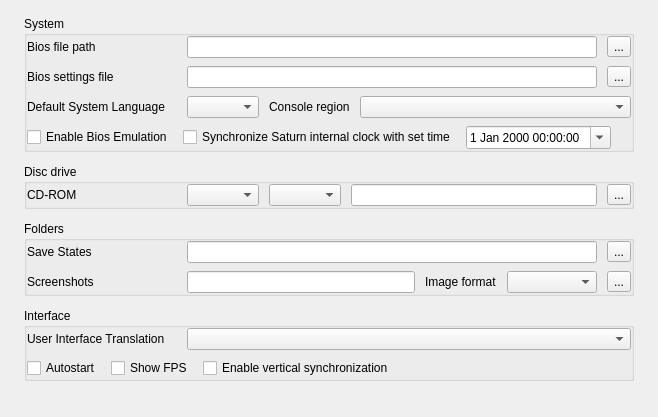
<widget class="QWidget" name="pgGeneral_content"><property name="role" stdset="0"><string notr="true">pagecontent</string></property><layout class="QVBoxLayout" name="pgGeneral_vl"><property name="spacing"><number>12</number></property><property name="leftMargin"><number>24</number></property><property name="topMargin"><number>16</number></property><property name="rightMargin"><number>24</number></property><property name="bottomMargin"><number>16</number></property><item><widget class="QGroupBox" name="cardSystem"><property name="title"><string>System</string></property><property name="role" stdset="0"><string notr="true">card</string></property><layout class="QGridLayout" name="glSystem" columnstretch="0,1,0"><property name="leftMargin"><number>0</number></property><property name="topMargin"><number>0</number></property><property name="rightMargin"><number>0</number></property><property name="bottomMargin"><number>0</number></property><property name="horizontalSpacing"><number>10</number></property><property name="verticalSpacing"><number>8</number></property><item row="0" column="0" rowspan="1" colspan="1"><widget class="QLabel" name="label">
         <property name="text">
          <string>Bios file path</string>
         </property>
        <property name="alignment"><set>Qt::AlignLeading|Qt::AlignLeft|Qt::AlignVCenter</set></property><property name="role" stdset="0"><string notr="true">row</string></property><property name="minimumSize"><size><width>150</width><height>0</height></size></property></widget>
       </item><item row="0" column="1" rowspan="1" colspan="1"><widget class="QLineEdit" name="leBios" />
       </item><item row="0" column="2" rowspan="1" colspan="1"><widget class="QToolButton" name="tbBios">
         <property name="text">
          <string>...</string>
         </property>
        </widget>
       </item><item row="1" column="0" rowspan="1" colspan="1"><widget class="QLabel" name="label">
         <property name="text">
          <string>Bios settings file</string>
         </property>
        <property name="alignment"><set>Qt::AlignLeading|Qt::AlignLeft|Qt::AlignVCenter</set></property><property name="role" stdset="0"><string notr="true">row</string></property><property name="minimumSize"><size><width>150</width><height>0</height></size></property></widget>
       </item><item row="1" column="1" rowspan="1" colspan="1"><widget class="QLineEdit" name="leBiosSettings" />
       </item><item row="1" column="2" rowspan="1" colspan="1"><widget class="QToolButton" name="tbBiosSettings">
         <property name="text">
          <string>...</string>
         </property>
        </widget>
       </item><item row="2" column="0" rowspan="1" colspan="1"><widget class="QLabel" name="lSysLanguageID">
         <property name="text">
          <string>Default System Language</string>
         </property>
         <property name="textFormat">
          <enum>Qt::PlainText</enum>
         </property>
        <property name="alignment"><set>Qt::AlignLeading|Qt::AlignLeft|Qt::AlignVCenter</set></property><property name="role" stdset="0"><string notr="true">row</string></property><property name="minimumSize"><size><width>150</width><height>0</height></size></property></widget>
       </item><item row="2" column="1" rowspan="1" colspan="2"><layout class="QHBoxLayout" name="hlLangRegion"><property name="spacing"><number>10</number></property><property name="leftMargin"><number>0</number></property><property name="topMargin"><number>0</number></property><property name="rightMargin"><number>0</number></property><property name="bottomMargin"><number>0</number></property><item><widget class="QComboBox" name="cbSysLanguageID" />
       </item><item><widget class="QLabel" name="lConsoleRegion">
           <property name="text">
            <string>Console region</string>
           </property>
           <property name="toolTip">
            <string>Region of the emulated Saturn. A disc made for several regions runs in this one; Auto takes the first region listed by the disc. Takes effect the next time a game is started.</string>
           </property>
          <property name="role" stdset="0"><string notr="true">row</string></property></widget>
         </item><item><widget class="QComboBox" name="cbConsoleRegion">
           <property name="sizePolicy">
            <sizepolicy hsizetype="Expanding" vsizetype="Fixed">
             <horstretch>0</horstretch>
             <verstretch>0</verstretch>
            </sizepolicy>
           </property>
          </widget>
         </item></layout></item><item row="3" column="0" rowspan="1" colspan="3"><layout class="QHBoxLayout" name="hlBiosClock"><property name="spacing"><number>10</number></property><property name="leftMargin"><number>0</number></property><property name="topMargin"><number>0</number></property><property name="rightMargin"><number>0</number></property><property name="bottomMargin"><number>0</number></property><item><widget class="QCheckBox" name="cbEnableBiosEmulation">
         <property name="text">
          <string>Enable Bios Emulation</string>
         </property>
        </widget>
       </item><item><widget class="QCheckBox" name="cbClockSync">
         <property name="text">
          <string>Synchronize Saturn internal clock with set time</string>
         </property>
        </widget>
       </item><item><widget class="QDateTimeEdit" name="dteBaseTime">
         <property name="calendarPopup">
          <bool>true</bool>
         </property>
        </widget>
       </item><item><spacer name="hsBiosClock"><property name="orientation"><enum>Qt::Horizontal</enum></property><property name="sizeHint" stdset="0"><size><width>20</width><height>20</height></size></property></spacer></item></layout></item></layout></widget></item><item><widget class="QGroupBox" name="cardDisc"><property name="title"><string>Disc drive</string></property><property name="role" stdset="0"><string notr="true">card</string></property><layout class="QGridLayout" name="glDisc" columnstretch="0,0,1,0"><property name="leftMargin"><number>0</number></property><property name="topMargin"><number>0</number></property><property name="rightMargin"><number>0</number></property><property name="bottomMargin"><number>0</number></property><property name="horizontalSpacing"><number>10</number></property><property name="verticalSpacing"><number>8</number></property><item row="0" column="0" rowspan="1" colspan="1"><widget class="QLabel" name="lCdRom">
         <property name="text">
          <string>CD-ROM</string>
         </property>
         <property name="textFormat">
          <enum>Qt::PlainText</enum>
         </property>
        <property name="alignment"><set>Qt::AlignLeading|Qt::AlignLeft|Qt::AlignVCenter</set></property><property name="role" stdset="0"><string notr="true">row</string></property><property name="minimumSize"><size><width>150</width><height>0</height></size></property></widget>
       </item><item row="0" column="1" rowspan="1" colspan="1"><widget class="QComboBox" name="cbCdRom" />
       </item><item row="0" column="2" rowspan="1" colspan="1"><layout class="QHBoxLayout" name="hlCdSource"><property name="spacing"><number>10</number></property><property name="leftMargin"><number>0</number></property><property name="topMargin"><number>0</number></property><property name="rightMargin"><number>0</number></property><property name="bottomMargin"><number>0</number></property><item><widget class="QComboBox" name="cbCdDrive">
         <property name="sizePolicy">
          <sizepolicy hsizetype="Minimum" vsizetype="Fixed">
           <horstretch>0</horstretch>
           <verstretch>0</verstretch>
          </sizepolicy>
         </property>
        </widget>
       </item><item><widget class="QLineEdit" name="leCdRom" />
       </item></layout></item><item row="0" column="3" rowspan="1" colspan="1"><widget class="QToolButton" name="tbCdRom">
         <property name="text">
          <string>...</string>
         </property>
        </widget>
       </item></layout></widget></item><item><widget class="QGroupBox" name="cardFolders"><property name="title"><string>Folders</string></property><property name="role" stdset="0"><string notr="true">card</string></property><layout class="QGridLayout" name="glFolders" columnstretch="0,1,0"><property name="leftMargin"><number>0</number></property><property name="topMargin"><number>0</number></property><property name="rightMargin"><number>0</number></property><property name="bottomMargin"><number>0</number></property><property name="horizontalSpacing"><number>10</number></property><property name="verticalSpacing"><number>8</number></property><item row="0" column="0" rowspan="1" colspan="1"><widget class="QLabel" name="lSaveStates">
         <property name="text">
          <string>Save States</string>
         </property>
         <property name="textFormat">
          <enum>Qt::PlainText</enum>
         </property>
        <property name="alignment"><set>Qt::AlignLeading|Qt::AlignLeft|Qt::AlignVCenter</set></property><property name="role" stdset="0"><string notr="true">row</string></property><property name="minimumSize"><size><width>150</width><height>0</height></size></property></widget>
       </item><item row="0" column="1" rowspan="1" colspan="1"><widget class="QLineEdit" name="leSaveStates" />
       </item><item row="0" column="2" rowspan="1" colspan="1"><widget class="QToolButton" name="tbSaveStates">
         <property name="text">
          <string>...</string>
         </property>
        </widget>
       </item><item row="1" column="0" rowspan="1" colspan="1"><widget class="QLabel" name="lScreenshots">
         <property name="text">
          <string>Screenshots</string>
         </property>
         <property name="textFormat">
          <enum>Qt::PlainText</enum>
         </property>
        <property name="alignment"><set>Qt::AlignLeading|Qt::AlignLeft|Qt::AlignVCenter</set></property><property name="role" stdset="0"><string notr="true">row</string></property><property name="minimumSize"><size><width>150</width><height>0</height></size></property></widget>
       </item><item row="1" column="1" rowspan="1" colspan="1"><layout class="QHBoxLayout" name="hlShots"><property name="spacing"><number>10</number></property><property name="leftMargin"><number>0</number></property><property name="topMargin"><number>0</number></property><property name="rightMargin"><number>0</number></property><property name="bottomMargin"><number>0</number></property><item><widget class="QLineEdit" name="leScreenshots" />
       </item><item><widget class="QLabel" name="label_5">
         <property name="text">
          <string>Image format</string>
         </property>
        <property name="role" stdset="0"><string notr="true">row</string></property></widget>
       </item><item><widget class="QComboBox" name="cbScreenshotImageFormat"><property name="minimumSize"><size><width>90</width><height>0</height></size></property></widget>
       </item></layout></item><item row="1" column="2" rowspan="1" colspan="1"><widget class="QToolButton" name="tbScreenshots">
         <property name="text">
          <string>...</string>
         </property>
        </widget>
       </item></layout></widget></item><item><widget class="QGroupBox" name="cardInterface"><property name="title"><string>Interface</string></property><property name="role" stdset="0"><string notr="true">card</string></property><layout class="QGridLayout" name="glInterface" columnstretch="0,1,0"><property name="leftMargin"><number>0</number></property><property name="topMargin"><number>0</number></property><property name="rightMargin"><number>0</number></property><property name="bottomMargin"><number>0</number></property><property name="horizontalSpacing"><number>10</number></property><property name="verticalSpacing"><number>8</number></property><item row="0" column="0" rowspan="1" colspan="1"><widget class="QLabel" name="lTranslation">
         <property name="text">
          <string>User Interface Translation</string>
         </property>
         <property name="textFormat">
          <enum>Qt::PlainText</enum>
         </property>
        <property name="alignment"><set>Qt::AlignLeading|Qt::AlignLeft|Qt::AlignVCenter</set></property><property name="role" stdset="0"><string notr="true">row</string></property><property name="minimumSize"><size><width>150</width><height>0</height></size></property></widget>
       </item><item row="0" column="1" rowspan="1" colspan="2"><widget class="QComboBox" name="cbTranslation" />
       </item><item row="1" column="0" rowspan="1" colspan="3"><layout class="QHBoxLayout" name="hlInterfaceOpts"><property name="spacing"><number>10</number></property><property name="leftMargin"><number>0</number></property><property name="topMargin"><number>0</number></property><property name="rightMargin"><number>0</number></property><property name="bottomMargin"><number>0</number></property><item><widget class="QCheckBox" name="cbAutostart">
         <property name="text">
          <string>Autostart</string>
         </property>
        </widget>
       </item><item><widget class="QCheckBox" name="cbShowFPS">
         <property name="text">
          <string>Show FPS</string>
         </property>
        </widget>
       </item><item><widget class="QCheckBox" name="cbEnableVSync">
         <property name="text">
          <string>Enable vertical synchronization</string>
         </property>
         <property name="toolTip"><string>Keeps the emulation at the console frame rate (59.94 Hz NTSC, 50 Hz PAL). When off, the emulator runs as fast as it can with automatic frame skip. How frames are shown on your display is chosen on the Video page (Presentation).</string></property>
        </widget>
       </item><item><spacer name="hsInterface"><property name="orientation"><enum>Qt::Horizontal</enum></property><property name="sizeHint" stdset="0"><size><width>20</width><height>20</height></size></property></spacer></item></layout></item></layout></widget></item><item><spacer name="pgGeneral_sp"><property name="orientation"><enum>Qt::Vertical</enum></property><property name="sizeHint" stdset="0"><size><width>20</width><height>20</height></size></property></spacer></item></layout></widget>
